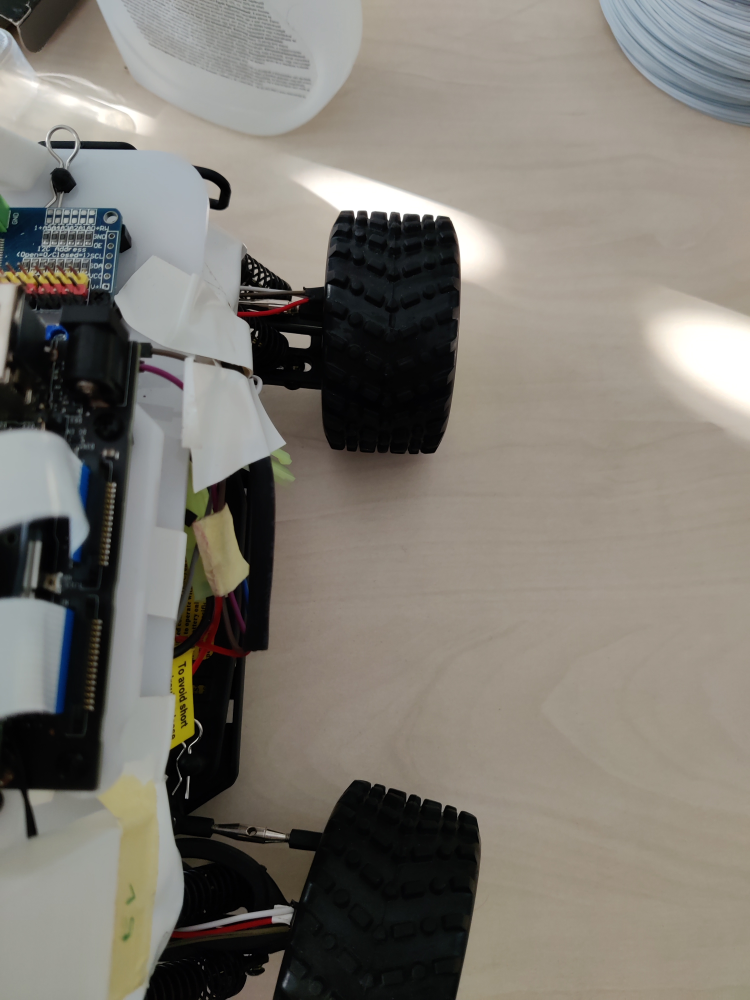
#> input picture car_2.jpg, 3000 x 4000 px (shown at 1/4 size)
$ python main.py
#> lines starting #> are read from the running program, lines starting #| are printed output that depends on the picture; after the words box and inside, x2 and y2 are one past the last pixel; in counts of white or black regions, pixels touching at a corner belong together
import numpy as np
import cv2
import matplotlib.pylab as plt
import math

def region_of_interest(img, vertices):
    mask = np.zeros_like(img)
    #channel_count = img.shape[2]
    match_mask_color = 255
    cv2.fillPoly(mask, vertices, match_mask_color)
    masked_image = cv2.bitwise_and(img, mask)
    return masked_image

def draw_the_lines (img,lines):
    img = np.copy(img)
    blank_image = np.zeros((img.shape[0], img.shape[1], 3), dtype=np.uint8)

    for line in lines:
        for x1, y1, x2, y2 in line:
            #print('x1', x1, 'x2', x2, 'y1', y1, 'y2', y2)
            cv2.line(blank_image, (x1, y1), (x2, y2), (0,255,0), thickness=10)

    img = cv2.addWeighted(img, 0.8, blank_image, 1, 0.0)
    return img


def calculate_angle(lines):
    counter = 0
    for line in lines:
        for x1, y1, x2, y2 in line:
            diff = abs(y1 - y2)
            if diff < 200:   #biztosítja, hogy csak futófelületen lévő egyenest vizsgáljunk (a kerék oldalát ne)

                if counter == 0:
                    vector_x = x2 - x1
                    vector_y = y2 - y1
                    normal_vector_x = vector_y
                    normal_vector_y = -1 * vector_x
                    result_of_equation = normal_vector_x * x1 + normal_vector_y * y1
                    print(normal_vector_x, 'x', '+', normal_vector_y, 'y', '=', result_of_equation)
                    counter = 1
                elif counter == 1:
                    vector_x2 = x2 - x1
                    vector_y2 = y2 - y1
                    normal_vector_x2 = vector_y2
                    normal_vector_y2 = -1 * vector_x2
                    result_of_equation2 = normal_vector_x2 * x1 + normal_vector_y2 * y1
                    print(normal_vector_x2, 'x', '+', normal_vector_y2, 'y', '=', result_of_equation2)
    #print(normal_vector_x, normal_vector_y, normal_vector_x2, normal_vector_y2)
    scalar_product = (normal_vector_x2 * normal_vector_x) + (normal_vector_y2 * normal_vector_y)
    length_of_normal_vector = math.sqrt(normal_vector_x * normal_vector_x + normal_vector_y * normal_vector_y)
    length_of_normal_vector2 = math.sqrt(normal_vector_x2 * normal_vector_x2 + normal_vector_y2 * normal_vector_y2)
    angle_radian = math.acos((scalar_product)/((length_of_normal_vector)*(length_of_normal_vector2)))
    angle_degree = math.degrees(angle_radian)
    print('Bezárt szög:',format(angle_degree,".2f"),'°')


image = cv2.imread('car_2.jpg')
#> image is the input picture: shape (4000, 3000, 3); mean B, G, R 114.2, 122, 126.4
image = cv2.cvtColor(image, cv2.COLOR_BGR2RGB)

#print(image.shape)
height = image.shape[0]
#> height = 4000
width = image.shape[1]
#> width = 3000

region_of_interest_vertices = [
    (1450, height),
    (1450, 0),
    (1900, 0),
    (1900, height)
]

gray_image = cv2.cvtColor(image, cv2.COLOR_RGB2GRAY)
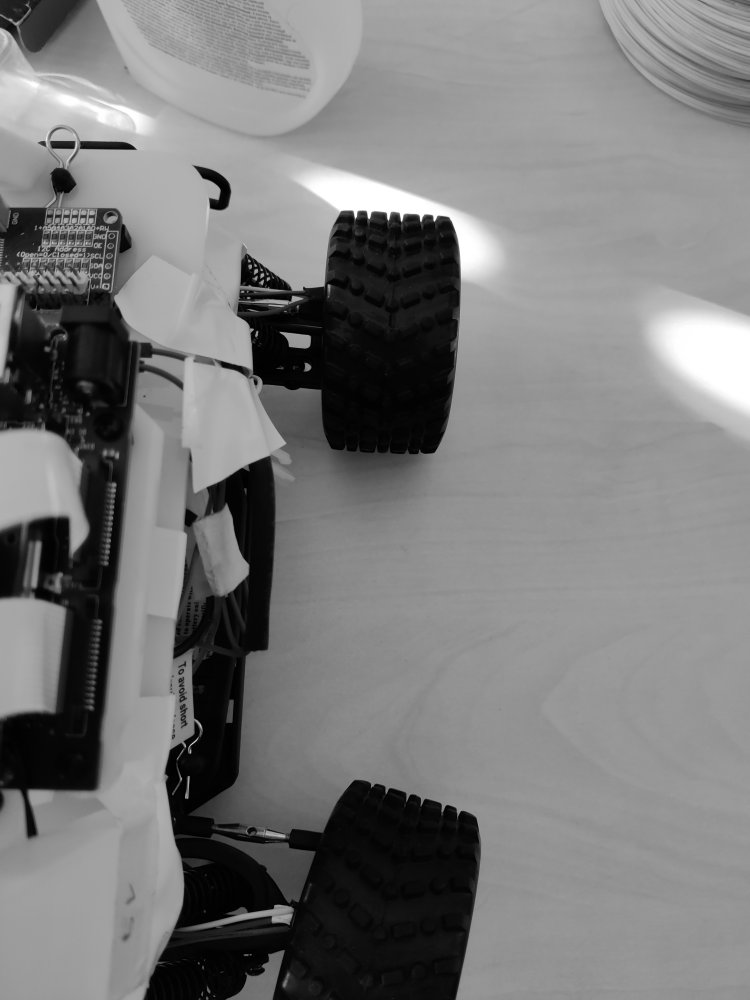
#> gray_image: shape (4000, 3000) (shown at 1/4 size); min 0, max 255, mean 122.5
canny_image = cv2.Canny(gray_image, 100, 120)
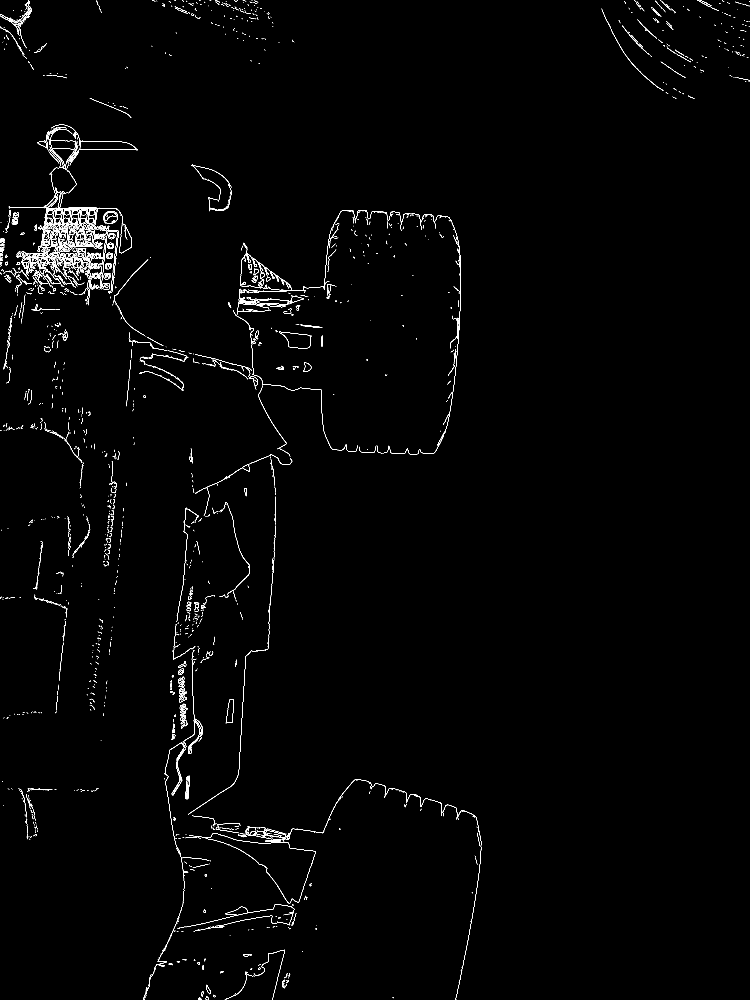
#> canny_image: shape (4000, 3000) (shown at 1/4 size); 0.63% white in thin lines or dots
cropped_image = region_of_interest(canny_image, np.array([region_of_interest_vertices], np.int32))
#> in region_of_interest, `cv2.fillPoly(mask, vertices, match_mask_color)`:
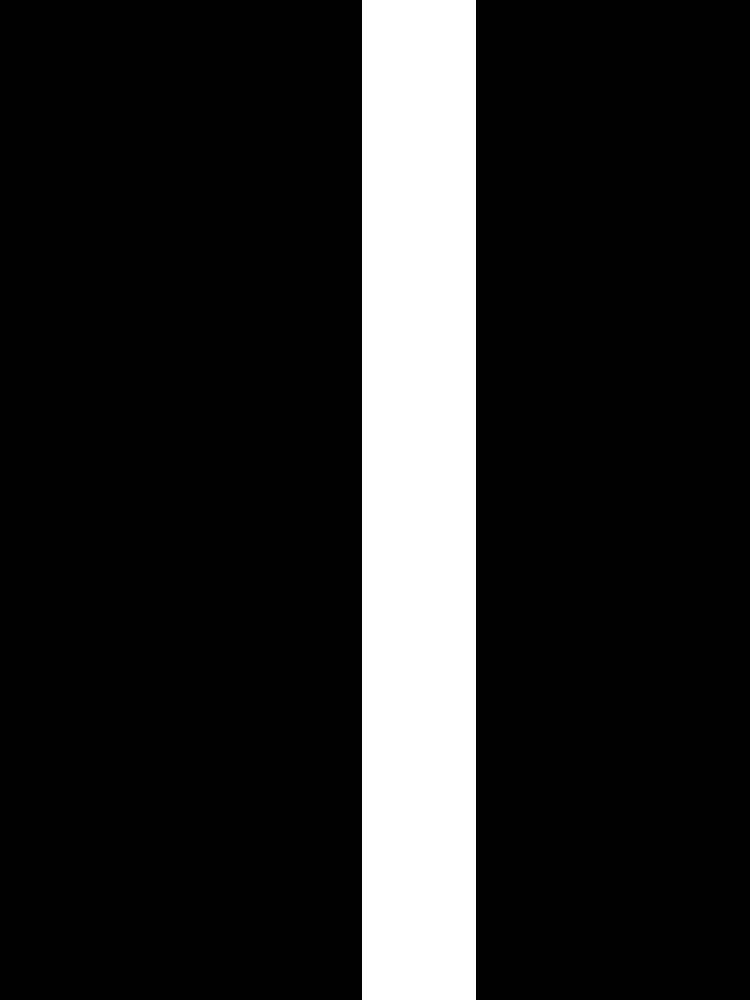
#> mask: shape (4000, 3000) (shown at 1/4 size); 15% white; 1 white region, box (x1, y1, x2, y2) and area: (1450, 0, 1901, 4000) 1804000
#> in region_of_interest, `masked_image = cv2.bitwise_and(img, mask)`:
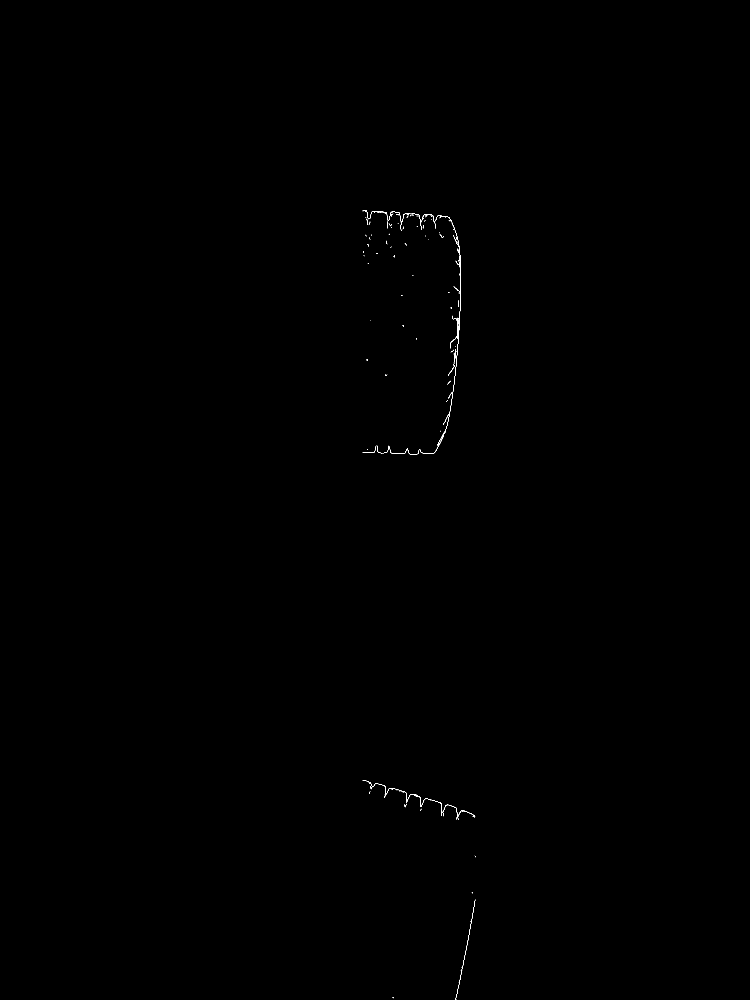
#> masked_image: shape (4000, 3000) (shown at 1/4 size); 0.04% white in thin lines or dots, all inside (x1, y1, x2, y2) = (1450, 842, 1901, 4000)

lines = cv2.HoughLinesP(cropped_image,
                        rho=2,
                        theta=np.pi/60,
                        threshold=40,
                        lines=np.array([]),
                        minLineLength=250,
                        maxLineGap=45)
#> lines = [[1451, 846, 1759, 862], [1525, 3138, 1888, 3256]]

image_with_lines = draw_the_lines(image, lines)
#> the loop in draw_the_lines, `for line in lines:` made 2 passes
#> in draw_the_lines, `img = cv2.addWeighted(img, 0.8, blank_image, 1, 0.0)`:
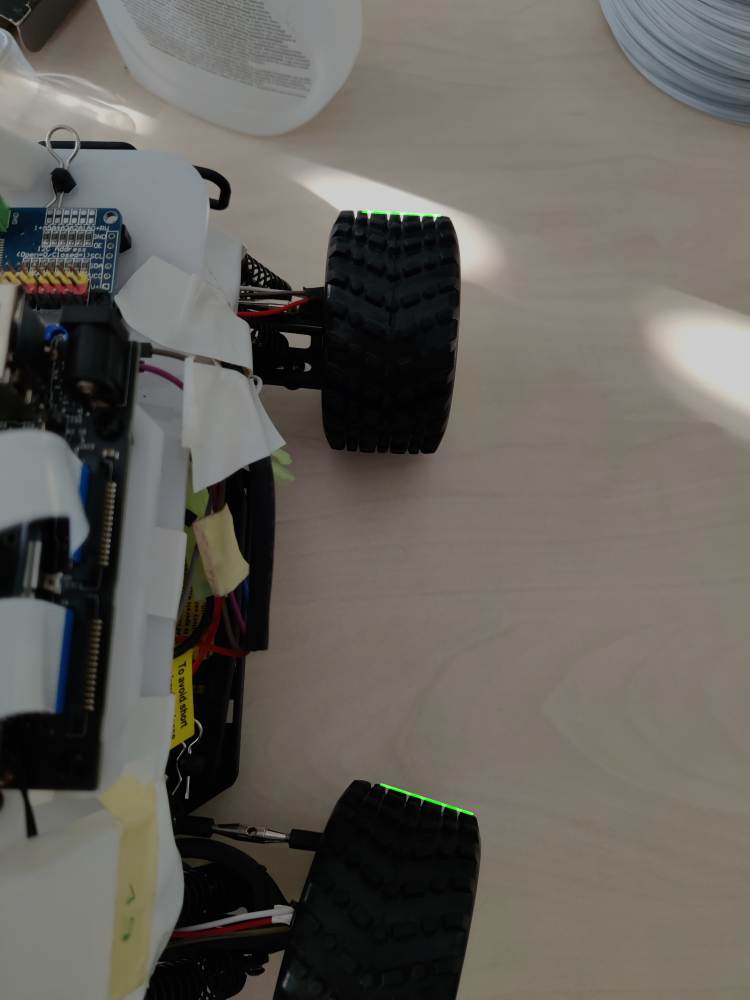
#> img: shape (4000, 3000, 3) (shown at 1/4 size); mean R, G, B 101.1, 97.7, 91.3
calculate_angle(lines)
#> the loop in calculate_angle, `for line in lines:` made 2 passes
#| 16 x + -308 y = -237352
#| 118 x + -363 y = -959144
#> after the loop in calculate_angle, `for line in lines:`: counter = 1; normal_vector_x = 16; normal_vector_y = -308; result_of_equation = -237352; vector_x = 308; vector_y = 16
#> in calculate_angle, `scalar_product = (normal_vector_x2 * normal_vector_x) + (normal_vector..`: scalar_product = 113692
#> in calculate_angle, `length_of_normal_vector = math.sqrt(normal_vector_x * normal_vector_x ..`: length_of_normal_vector = 308.4
#> in calculate_angle, `angle_radian = math.acos((scalar_product)/((length_of_normal_vector)*(..`: angle_radian = 0.262
#> in calculate_angle, `angle_degree = math.degrees(angle_radian)`: angle_degree = 15.03
#| Bezárt szög: 15.03 °

plt.imshow(image_with_lines)
plt.show()
